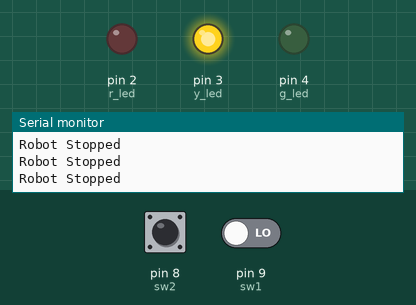
This sketch was run on a simulated Arduino Uno, built with avr-gcc and run on an emulated ATmega328P. Shown: output pins drawn as LEDs (lit = HIGH), the last lines printed to the serial monitor. The test bench sets the inputs (shaded band); at power-on: pin 8 (sw2) LOW, pin 9 (sw1) LOW.

Above: at 1.8 s.
1.9 s: pin 8 (sw2) pulled HIGH for 0.6 s
At 2.4 s:
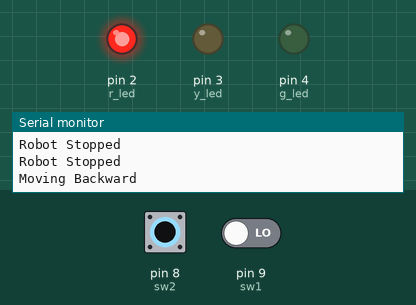
4.0 s: pin 8 (sw2) pulled HIGH for 3.2 s
At 8.2 s:
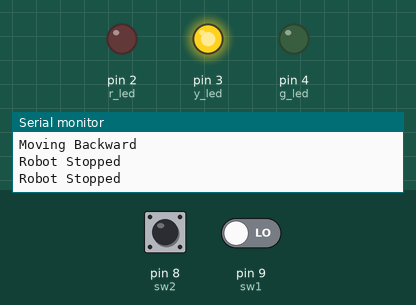
9.0 s: pin 8 (sw2) driven HIGH and pin 9 (sw1) driven HIGH
At 9.4 s:
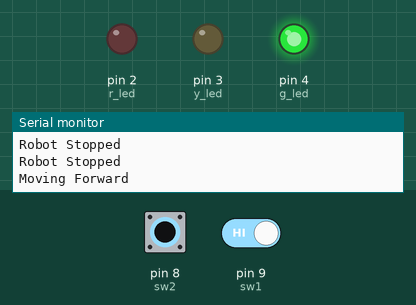
10.5 s: pin 8 (sw2) driven LOW
At 11.7 s:
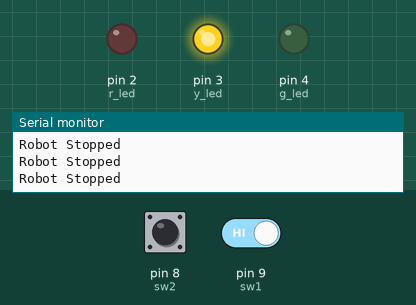
Timing chart, 0 to 13.0 s (numbered marks = the images above; inputs shaded):
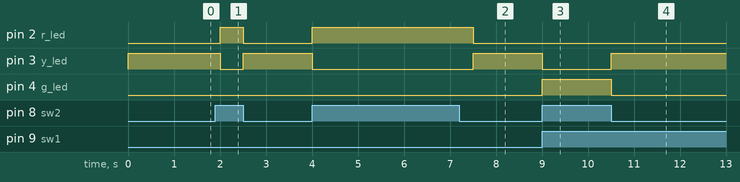

The sketch:

code.ino
```cpp
int sw1 = 9;
int sw2 = 8;

int g_led = 4;
int y_led = 3;
int r_led = 2;

void setup()
{
    pinMode(sw1, INPUT);
    pinMode(sw2, INPUT);

    pinMode(g_led, OUTPUT);
    pinMode(y_led, OUTPUT);
    pinMode(r_led, OUTPUT);

    Serial.begin(9600);
}

void loop()
{
    int s1 = digitalRead(sw1);
    int s2 = digitalRead(sw2);

    if (s1 == HIGH && s2 == HIGH)
    {
        //forward
        digitalWrite(g_led, HIGH);
        digitalWrite(y_led, LOW);
        digitalWrite(r_led, LOW);

        Serial.println("Moving Forward");
    }
    else if (s1 == LOW && s2 == HIGH)
    {
        //backward
        digitalWrite(g_led, LOW);
        digitalWrite(y_led, LOW);
        digitalWrite(r_led, HIGH);

        Serial.println("Moving Backward");
    }
    else
    {
        //stopped
        digitalWrite(g_led, LOW);
        digitalWrite(y_led, HIGH);
        digitalWrite(r_led, LOW);

        Serial.println("Robot Stopped");
    }

    delay(500);
}
```

Measured:
- after the input at 1.9 s, pin 2 (r_led): LOW → HIGH after 0.10 s, → LOW 0.50 s later; pin 3 (y_led): HIGH → LOW after 0.10 s, → HIGH 0.50 s later
- after the input at 4.0 s, pin 2 (r_led): LOW → HIGH at once, → LOW 3.5 s later; pin 3 (y_led): HIGH → LOW at once, → HIGH 3.5 s later
- after the input at 9.0 s, pin 3 (y_led): HIGH → LOW at once; pin 4 (g_led): LOW → HIGH at once
- after the input at 10.5 s, pin 3 (y_led): LOW → HIGH at once; pin 4 (g_led): HIGH → LOW at once
